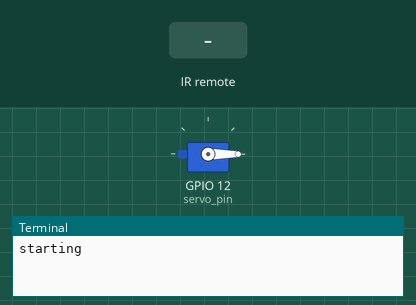
Bench run of a program on a simulated Raspberry Pi (BCM pin numbers). Shown: servo, the last lines printed to the terminal. The test bench sets the inputs (shaded band). Servo angles are drawn from the pulse width (0.5 ms = 0°, 2.5 ms = 180°).

Above: at 1.2 s.
1.3 s: remote-control key "VOL_UP" pressed
At 2.1 s:
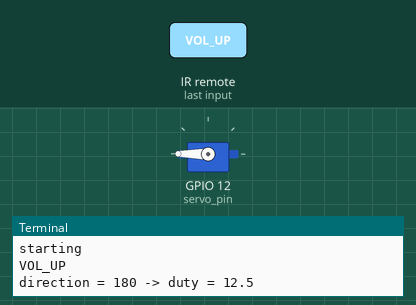
2.8 s: remote-control key "VOL_DWN" pressed
At 3.3 s:
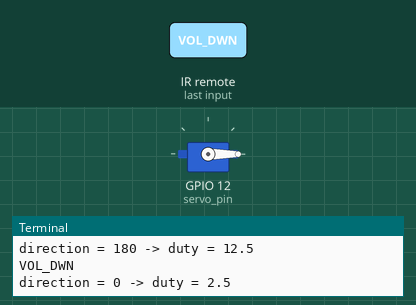
Timing chart, 0 to 5.8 s (numbered marks = the images above; inputs shaded):
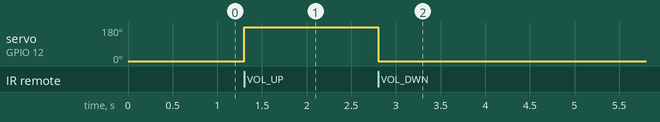

Measured:
- after the input at 1.3 s, servo on GPIO 12 (servo_pin): 0° → 180° at once
- after the input at 2.8 s, servo on GPIO 12 (servo_pin): 180° → 0° at once

The program:

21_remote_door.py
```python
#!/usr/bin/python
# -*- coding: utf-8 -*-
# http://elecrow.com/

import RPi.GPIO as GPIO
import time
import socket, signal
import lirc

# define relay pin
servo_pin = 12

a = 45
b = 18.0
fpwm = 50


def setup():
    global pwm
    GPIO.setmode(GPIO.BCM)
    GPIO.setup(servo_pin, GPIO.OUT)
    pwm = GPIO.PWM(servo_pin, fpwm)
    pwm.start(2.5)

def setDirection(direction):
    duty = (direction +a)/b
    pwm.ChangeDutyCycle(duty)
    print "direction =", direction, "-> duty =", duty


# setup the IR pins
PORT = 42001
HOST = "localhost"
Socket = socket.socket(socket.AF_INET, socket.SOCK_STREAM)

Lirc = lirc.init("keys")

def handler(signal, frame):
	Socket.close()
	GPIO.cleanup()
	exit(0)

signal.signal(signal.SIGTSTP, handler)

def sendCmd(cmd):
    n = len(cmd)
    a = array('c')
    a.append(chr((n >> 24) & 0xFF))
    a.append(chr((n >> 16) & 0xFF))
    a.append(chr((n >> 8) & 0xFF))
    a.append(chr(n & 0xFF))
    Socket.send(a.tostring() + cmd)
try:
    setup()
    print("starting")
    while True:
        output = lirc.nextcode()[0]
        print(output)
        if(output == "VOL_UP"):
            # rotate to 180
            setDirection(180)
        elif(output == "VOL_DWN"):
            # rotate to 0
            setDirection(0)
except KeyboardInterrupt:
    GPIO.cleanup()
```
